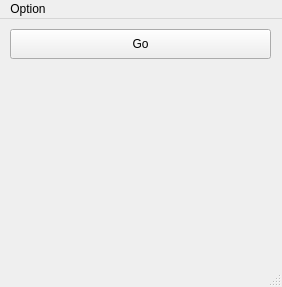
<?xml version="1.0" encoding="UTF-8"?>
<ui version="4.0">
 <class>MainWindow</class>
 <widget class="QMainWindow" name="MainWindow">
  <property name="geometry">
   <rect>
    <x>0</x>
    <y>0</y>
    <width>282</width>
    <height>287</height>
   </rect>
  </property>
  <property name="windowTitle">
   <string>Order</string>
  </property>
  <property name="windowIcon">
   <iconset theme="start">
    <normaloff>.</normaloff>.</iconset>
  </property>
  <property name="statusTip">
   <string>Focus, man</string>
  </property>
  <widget class="QWidget" name="centralwidget">
   <widget class="QWidget" name="verticalLayoutWidget">
    <property name="geometry">
     <rect>
      <x>10</x>
      <y>10</y>
      <width>261</width>
      <height>231</height>
     </rect>
    </property>
    <layout class="QVBoxLayout" name="verticalLayout">
     <item>
      <widget class="QPushButton" name="pushButton">
       <property name="sizePolicy">
        <sizepolicy hsizetype="Minimum" vsizetype="Fixed">
         <horstretch>0</horstretch>
         <verstretch>0</verstretch>
        </sizepolicy>
       </property>
       <property name="minimumSize">
        <size>
         <width>0</width>
         <height>30</height>
        </size>
       </property>
       <property name="text">
        <string>Go</string>
       </property>
      </widget>
     </item>
     <item>
      <widget class="QLabel" name="label">
       <property name="font">
        <font>
         <pointsize>18</pointsize>
        </font>
       </property>
       <property name="text">
        <string/>
       </property>
       <property name="alignment">
        <set>Qt::AlignCenter</set>
       </property>
      </widget>
     </item>
    </layout>
   </widget>
  </widget>
  <widget class="QMenuBar" name="menubar">
   <property name="geometry">
    <rect>
     <x>0</x>
     <y>0</y>
     <width>282</width>
     <height>23</height>
    </rect>
   </property>
   <widget class="QMenu" name="menustart">
    <property name="title">
     <string>Option</string>
    </property>
    <addaction name="actionStart"/>
    <addaction name="actionRestart"/>
    <addaction name="separator"/>
    <addaction name="actionExit"/>
   </widget>
   <addaction name="menustart"/>
  </widget>
  <widget class="QStatusBar" name="statusbar"/>
  <action name="actionRestart">
   <property name="text">
    <string>Restart</string>
   </property>
   <property name="shortcut">
    <string>Ctrl+E</string>
   </property>
  </action>
  <action name="actionExit">
   <property name="text">
    <string>Exit</string>
   </property>
   <property name="statusTip">
    <string>Click to Exit</string>
   </property>
  </action>
  <action name="actionStart">
   <property name="text">
    <string>Start</string>
   </property>
   <property name="shortcut">
    <string>Alt+E</string>
   </property>
  </action>
 </widget>
 <resources/>
 <connections>
  <connection>
   <sender>actionExit</sender>
   <signal>triggered()</signal>
   <receiver>MainWindow</receiver>
   <slot>close()</slot>
   <hints>
    <hint type="sourcelabel">
     <x>-1</x>
     <y>-1</y>
    </hint>
    <hint type="destinationlabel">
     <x>199</x>
     <y>149</y>
    </hint>
   </hints>
  </connection>
  <connection>
   <sender>actionStart</sender>
   <signal>triggered()</signal>
   <receiver>label</receiver>
   <slot>clear()</slot>
   <hints>
    <hint type="sourcelabel">
     <x>-1</x>
     <y>-1</y>
    </hint>
    <hint type="destinationlabel">
     <x>180</x>
     <y>173</y>
    </hint>
   </hints>
  </connection>
 </connections>
</ui>
